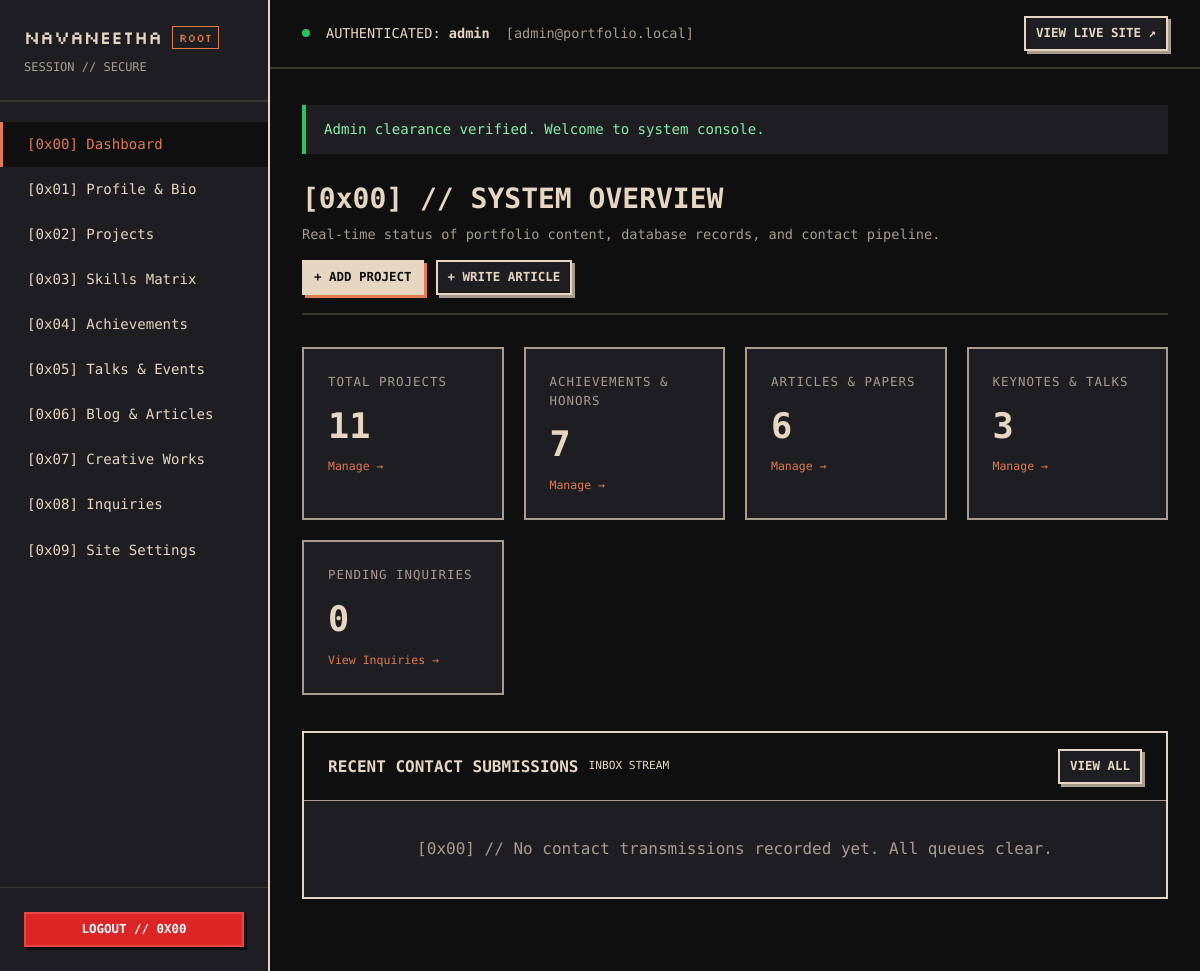
/admin/index.php (signed in), run on an earlier commit of the app's database.
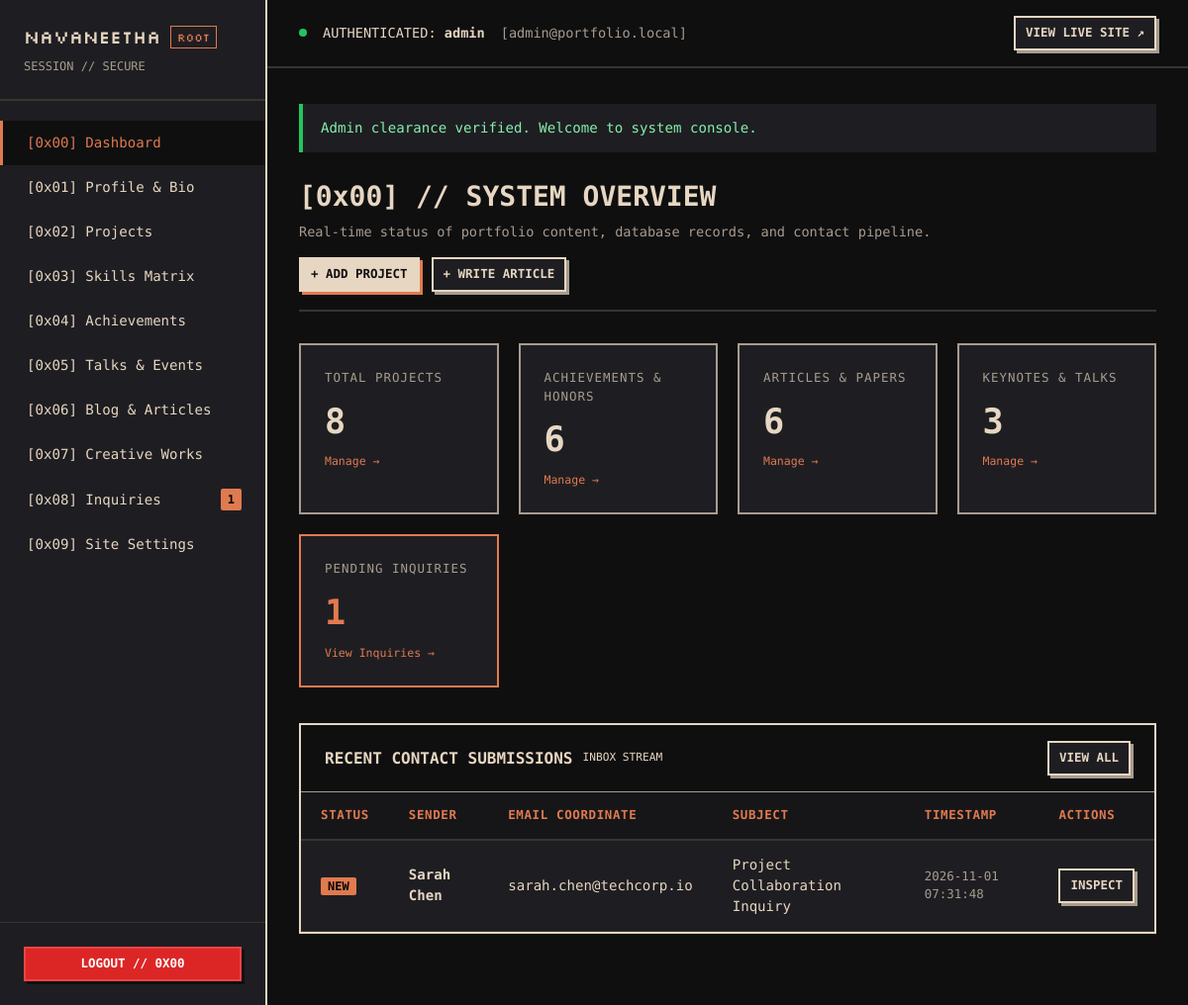
And on a later commit of the database.
### tables this page shows
CREATE TABLE IF NOT EXISTS `contact_submissions` (
    `id` INT UNSIGNED AUTO_INCREMENT PRIMARY KEY,
    `name` VARCHAR(100) NOT NULL,
    `email` VARCHAR(150) NOT NULL,
    `subject` VARCHAR(255) NULL,
    `message` TEXT NOT NULL,
    `is_read` TINYINT(1) DEFAULT 0,
    `ip_address` VARCHAR(45) NULL,
    `created_at` TIMESTAMP DEFAULT CURRENT_TIMESTAMP,
    INDEX `idx_contact_read` (`is_read`),
    INDEX `idx_contact_created` (`created_at`)
);

### includes/db_queries.php (called while the page is built, shortened)
<?php
function get_contact_submissions_list(int $limit = 100): array {
    try {
        $db = get_db();
        $stmt = $db->prepare("SELECT * FROM contact_submissions ORDER BY created_at DESC LIMIT :lim");
        $stmt->bindValue(':lim', $limit, PDO::PARAM_INT);
        $stmt->execute();
        return $stmt->fetchAll();
    } catch (PDOException $e) {
        return [];
    }
}
function get_unread_contacts_count(): int {
    try {
        $db = get_db();
        return (int) $db->query("SELECT COUNT(*) FROM contact_submissions WHERE is_read = 0")->fetchColumn();
    } catch (PDOException $e) {
        return 0;
    }
}
function get_admin_dashboard_metrics(): array {
    $db = get_db();
    return [
        'projects'     => (int) $db->query("SELECT COUNT(*) FROM projects")->fetchColumn(),
        'achievements' => (int) $db->query("SELECT COUNT(*) FROM achievements")->fetchColumn(),
        'articles'     => (int) $db->query("SELECT COUNT(*) FROM articles")->fetchColumn(),
        'talks'        => (int) $db->query("SELECT COUNT(*) FROM talks")->fetchColumn(),
        'unread_msgs'  => (int) $db->query("SELECT COUNT(*) FROM contact_submissions WHERE is_read = 0")->fetchColumn(),
        'total_msgs'   => (int) $db->query("SELECT COUNT(*) FROM contact_submissions")->fetchColumn()
    ];
}

### includes/functions.php (called while the page is built, shortened)
<?php
function e(?string $value): string {
    return htmlspecialchars($value ?? '', ENT_QUOTES | ENT_SUBSTITUTE, 'UTF-8');
}

### admin/index.php (the view, shortened to what the changed rows need)
<?php
require_once __DIR__ . '/includes/admin_header.php';
$metrics = get_admin_dashboard_metrics();
$recentMessages = get_contact_submissions_list(10);
?>
<div class="page-header">
    <div>
        <h1 class="page-title">[0x00] // SYSTEM OVERVIEW</h1>
    </div>
</div>
<div class="metrics-row">
    <div class="metric-card cut-corner">
        <div class="metric-label">Total Projects</div>
        <div class="metric-val"><?= $metrics['projects'] ?></div>
        <div style="font-family: var(--font-mono); font-size: 0.72rem; color: var(--clr-stone); margin-top: 6px;">
            <a href="/admin/projects.php" style="color: var(--clr-terracotta);">Manage &rarr;</a>
        </div>
    </div>
    <div class="metric-card cut-corner">
        <div class="metric-label">Achievements &amp; Honors</div>
        <div class="metric-val"><?= $metrics['achievements'] ?></div>
        <div style="font-family: var(--font-mono); font-size: 0.72rem; color: var(--clr-stone); margin-top: 6px;">
            <a href="/admin/achievements.php" style="color: var(--clr-terracotta);">Manage &rarr;</a>
        </div>
    </div>
    <div class="metric-card cut-corner <?= $metrics['unread_msgs'] > 0 ? 'accent' : '' ?>">
        <div class="metric-label">Pending Inquiries</div>
        <div class="metric-val" style="<?= $metrics['unread_msgs'] > 0 ? 'color: var(--clr-terracotta);' : '' ?>">
            <?= $metrics['unread_msgs'] ?>
        </div>
        <div style="font-family: var(--font-mono); font-size: 0.72rem; color: var(--clr-stone); margin-top: 6px;">
            <a href="/admin/messages.php" style="color: var(--clr-terracotta);">View Inquiries &rarr;</a>
        </div>
    </div>
</div>
<div class="table-card cut-corner">
    <div class="table-header">
        <div style="display: flex; align-items: center; gap: 10px;">
        </div>
        <a href="/admin/messages.php" class="btn btn-secondary btn-sm">VIEW ALL</a>
    </div>
    <?php if (empty($recentMessages)): ?>
        <div style="padding: 36px; text-align: center; font-family: var(--font-mono); color: var(--clr-stone);">
            [0x00] // No contact transmissions recorded yet. All queues clear.
        </div>
    <?php else: ?>
        <table class="data-table">
            <thead>
                <tr>
                    <th>STATUS</th>
                    <th>SENDER</th>
                    <th>EMAIL COORDINATE</th>
                    <th>SUBJECT</th>
                    <th>TIMESTAMP</th>
                    <th>ACTIONS</th>
                </tr>
            </thead>
            <tbody>
                <?php foreach ($recentMessages as $msg): ?>
                    <tr>
                        <td>
                            <?php if (!$msg['is_read']): ?>
                                <span class="badge-unread">NEW</span>
                            <?php else: ?>
                                <span style="color: var(--clr-stone); font-size: 0.75rem;">READ</span>
                            <?php endif; ?>
                        </td>
                        <td><strong><?= e($msg['name']) ?></strong></td>
                        <td><?= e($msg['email']) ?></td>
                        <td><?= e($msg['subject'] ?: 'Direct Message') ?></td>
                        <td style="color: var(--clr-stone); font-size: 0.78rem;"><?= e($msg['created_at']) ?></td>
                        <td>
                            <a href="/admin/messages.php?action=view&id=<?= (int)$msg['id'] ?>" class="btn btn-secondary btn-sm">
                                INSPECT
                            </a>
                        </td>
                    </tr>
                <?php endforeach; ?>
            </tbody>
        </table>
    <?php endif; ?>
</div>
<?php require_once __DIR__ . '/includes/admin_footer.php'; ?>

### admin/includes/admin_header.php (shortened to what the changed rows need)
<?php
require_once __DIR__ . '/../../includes/functions.php';
require_once __DIR__ . '/../../includes/db_queries.php';
$unreadCount = get_unread_contacts_count();
$currentScript = basename($_SERVER['SCRIPT_NAME'] ?? '');
?>
<!DOCTYPE html>
<html lang="en">
<head>
    <link rel="stylesheet" href="/assets/css/admin.css">
</head>
<body>
<div class="admin-layout">
    <aside class="admin-sidebar">
        <ul class="sidebar-nav">
            <li class="sidebar-item <?= $currentScript === 'messages.php' ? 'active' : '' ?>">
                <a href="/admin/messages.php">
                    <span>[0x08] Inquiries</span>
                    <?php if ($unreadCount > 0): ?>
                        <span class="badge-unread"><?= $unreadCount ?></span>
                    <?php endif; ?>
                </a>
            </li>
        </ul>
    </aside>
    <div class="admin-main">
        <main class="admin-content">

What changed in the data, as far as the page shows it:
added contact_submissions: is_read "NEW", name "Sarah Chen", email "sarah.chen@techcorp.io", subject "Project Collaboration Inquiry", created_at "2026-11-01 07:31:48"
Also different on the page:
$unreadCount: (not shown) → "1"
$metrics['projects']: "11" → "8"
$metrics['achievements']: "7" → "6"
$metrics['unread_msgs']: "0" → "1"
text no longer shown: "[0x00] // No contact transmissions recorded yet. All queues clear."
text now shown: "STATUS SENDER EMAIL COORDINATE SUBJECT TIMESTAMP ACTIONS"
